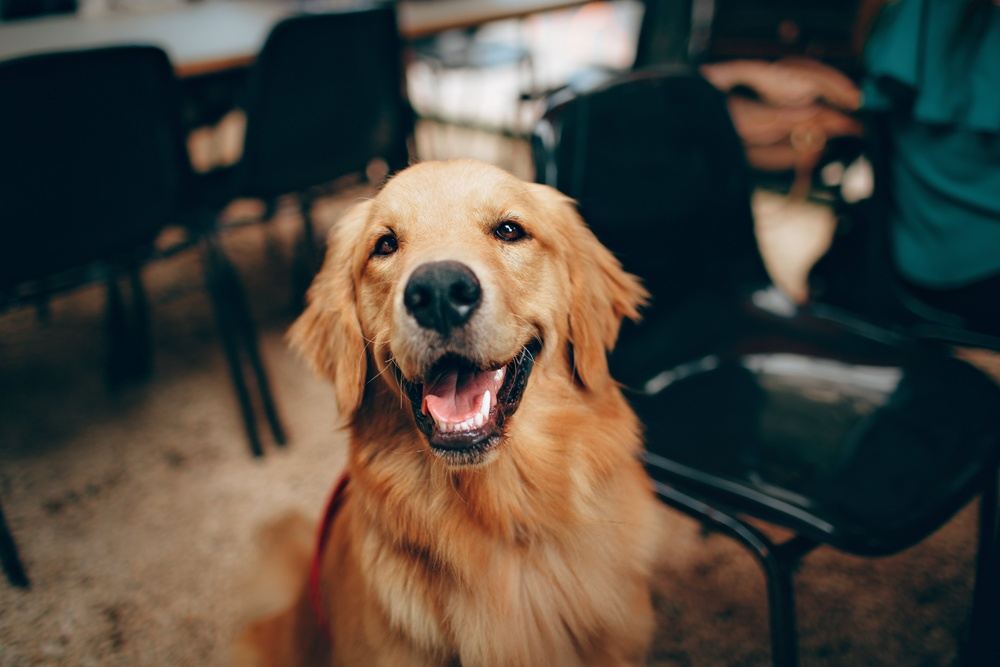
#> input picture Photos/pexels-helena-lopes-2253275.jpg, 1000 x 667 px, shrunk from 5257 x 3505 before the run
$ python histogram.py
#> lines starting #> are read from the running program, lines starting #| are printed output that depends on the picture
import cv2 as cv
import matplotlib.pyplot as plt
import numpy as np

img = cv.imread("Photos/pexels-helena-lopes-2253275.jpg")
#> img is the input picture: shape (667, 1000, 3); mean B, G, R 62.1, 71.4, 77.6
cv.imshow("original image", img)

gray = cv.cvtColor(img, cv.COLOR_BGR2GRAY )
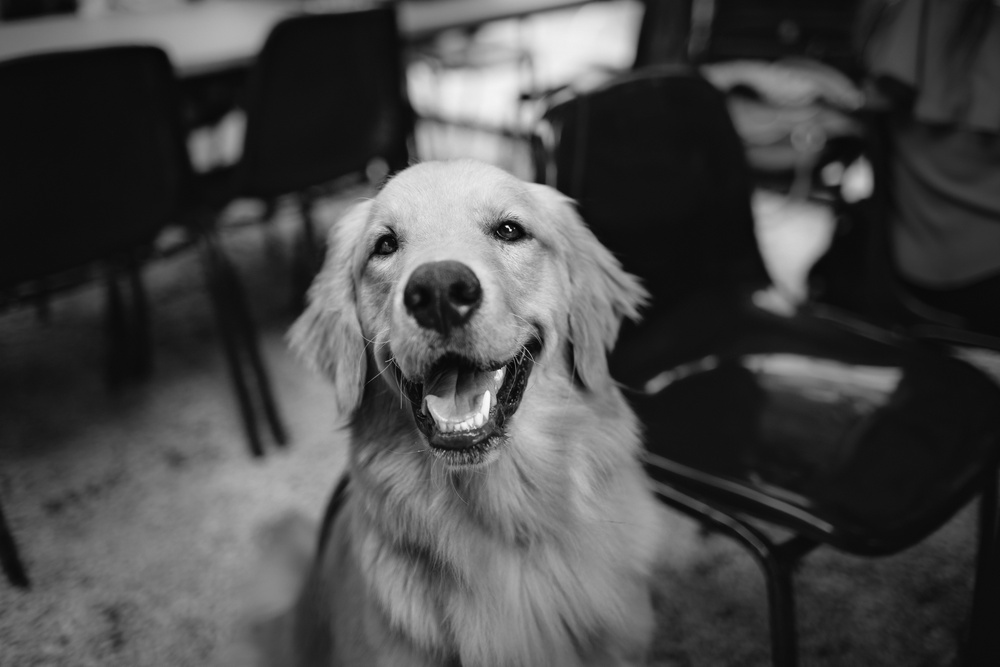
#> gray: shape (667, 1000); min 2, max 253, mean 72.2
cv.imshow("grayscale", gray)

#grayscale histogram
gray_hist = cv.calcHist([gray], [0], None, [256], [0,256] )
#> gray_hist = 256 values, max 30802 at index 18, min 0 at index 0, mean 2605.5

plt.figure()
plt.title("grayscale histogram")
plt.xlabel('Bins')
plt.ylabel('# of pixels')
plt.plot(gray_hist)
plt.xlim([0,256])
plt.show()
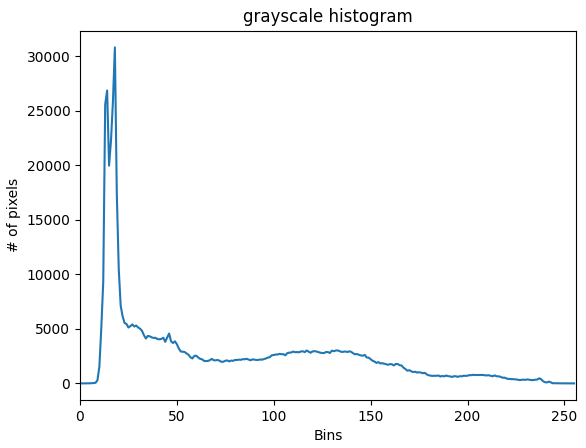
#> figure drawn by matplotlib, 1 panel; curve peaks at x = 18, y = 30802

cv.waitKey(0)

$ run again, with Photos/mostafa-meraji-HJgEB78b2Z8-unsplash.jpg copied over Photos/pexels-helena-lopes-2253275.jpg
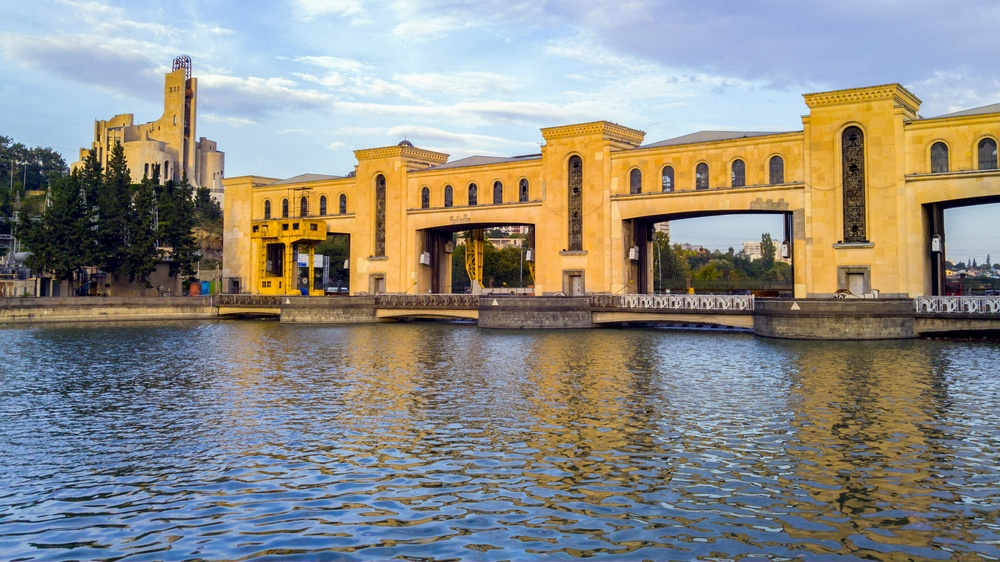
#> input picture Photos/mostafa-meraji-HJgEB78b2Z8-unsplash.jpg, 1000 x 562 px, shrunk from 5312 x 2988 before the run
#> img is the input picture: shape (562, 1000, 3); mean B, G, R 133.7, 140.2, 141.9
#> `gray = cv.cvtColor(img, cv.COLOR_BGR2GRAY )`:
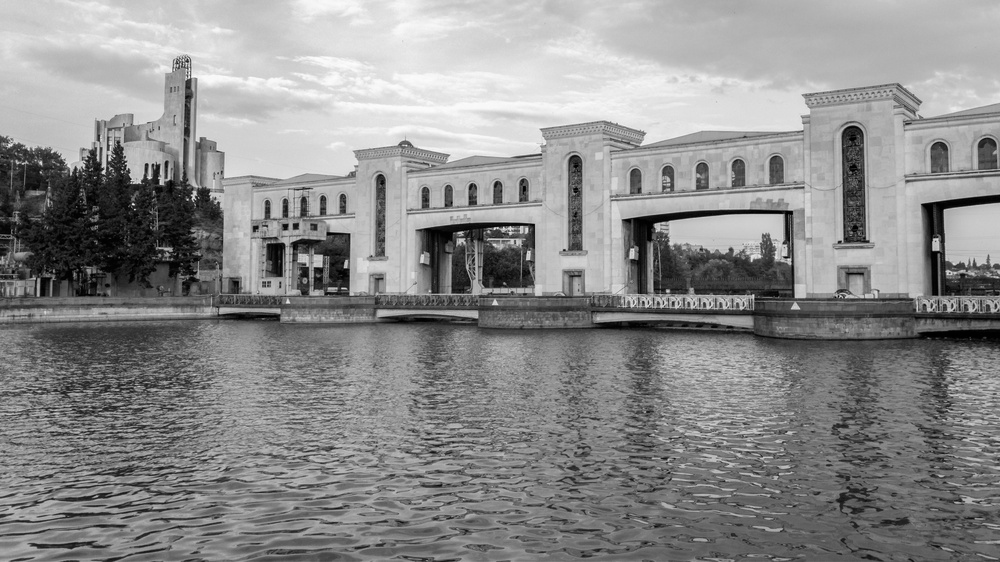
#> gray: shape (562, 1000); min 0, max 252, mean 140
#> gray_hist = 256 values, max 5033 at index 182, min 0 at index 253, mean 2195.3
#> `plt.show()`:
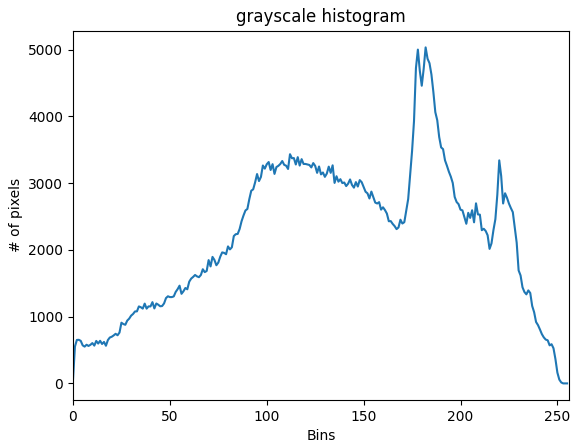
#> figure drawn by matplotlib, 1 panel; curve peaks at x = 182, y = 5033

$ run again, with Photos/pexels-eberhard-grossgasteiger-1398195.jpg copied over Photos/pexels-helena-lopes-2253275.jpg
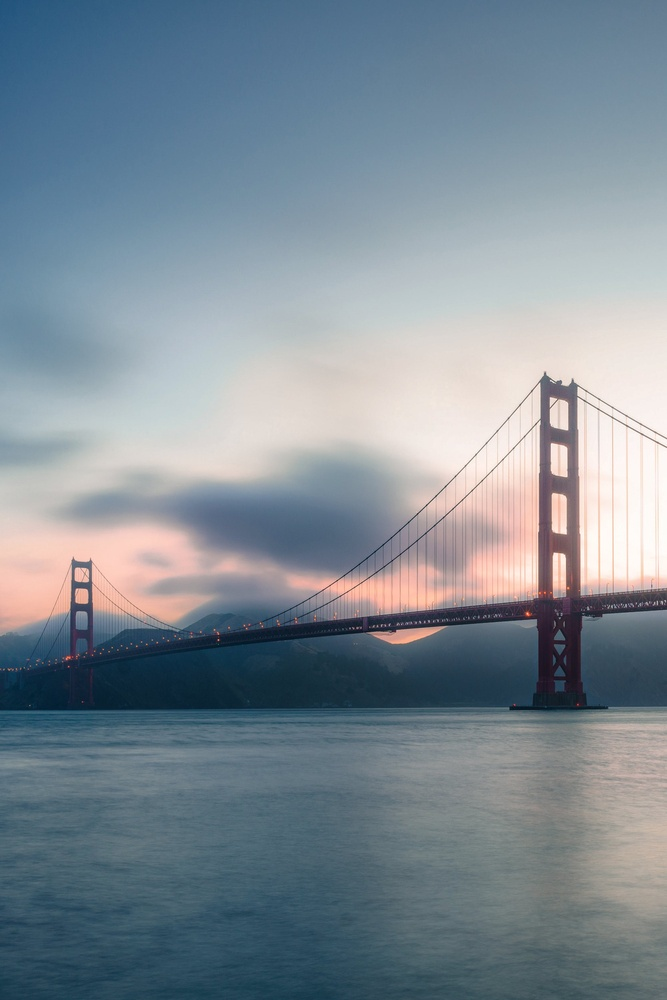
#> input picture Photos/pexels-eberhard-grossgasteiger-1398195.jpg, 667 x 1000 px, shrunk from 2333 x 3500 before the run
#> img is the input picture: shape (1000, 667, 3); mean B, G, R 148.9, 139.2, 126.4
#> `gray = cv.cvtColor(img, cv.COLOR_BGR2GRAY )`:
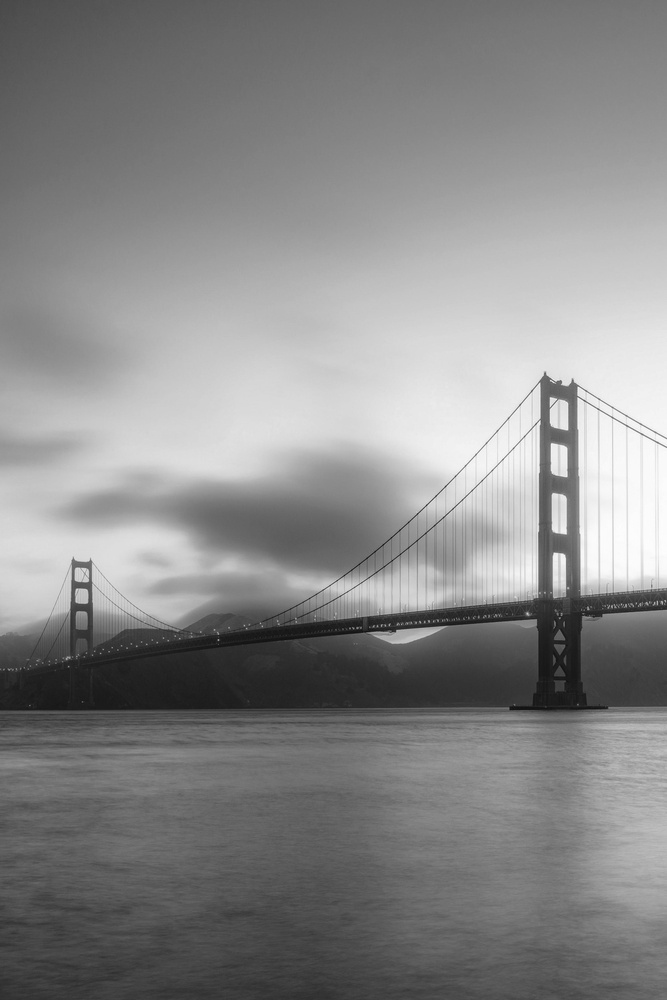
#> gray: shape (1000, 667); min 15, max 254, mean 136.5
#> gray_hist = 256 values, max 6439 at index 122, min 0 at index 0, mean 2605.5
#> `plt.show()`:
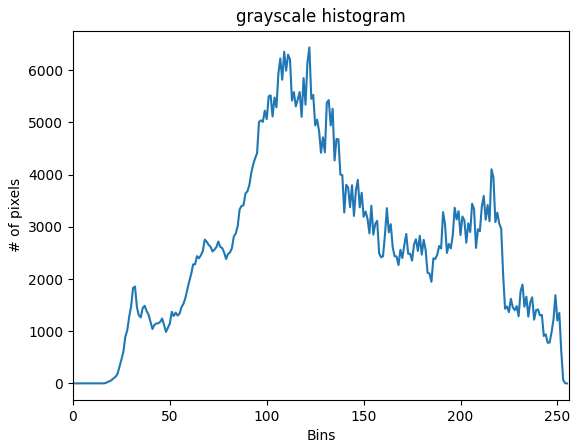
#> figure drawn by matplotlib, 1 panel; curve peaks at x = 122, y = 6439
